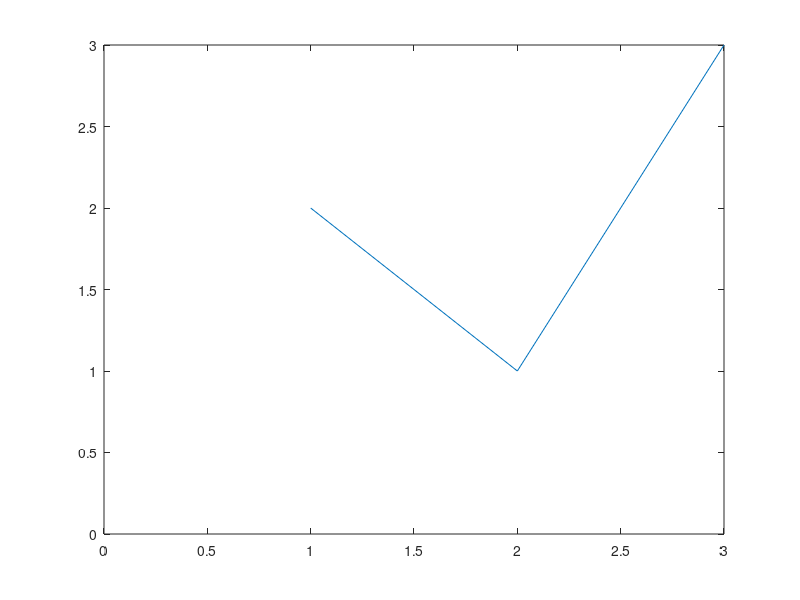
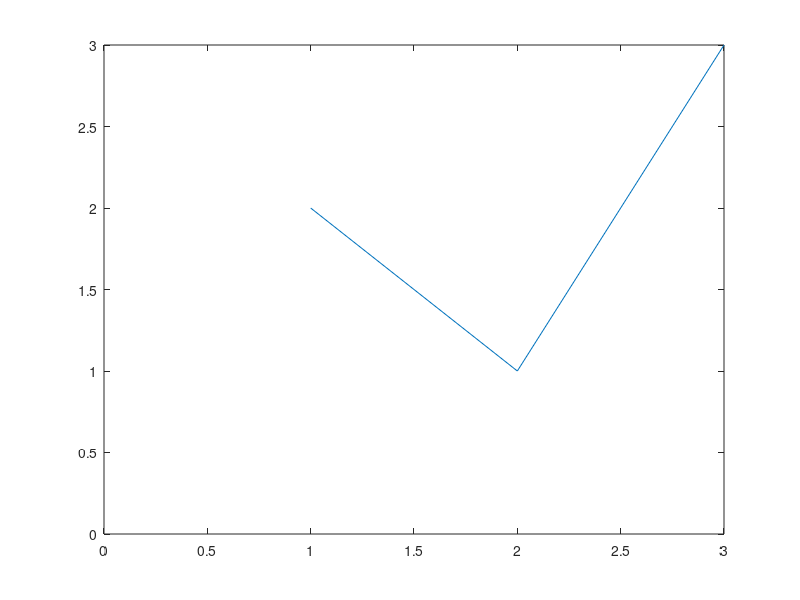
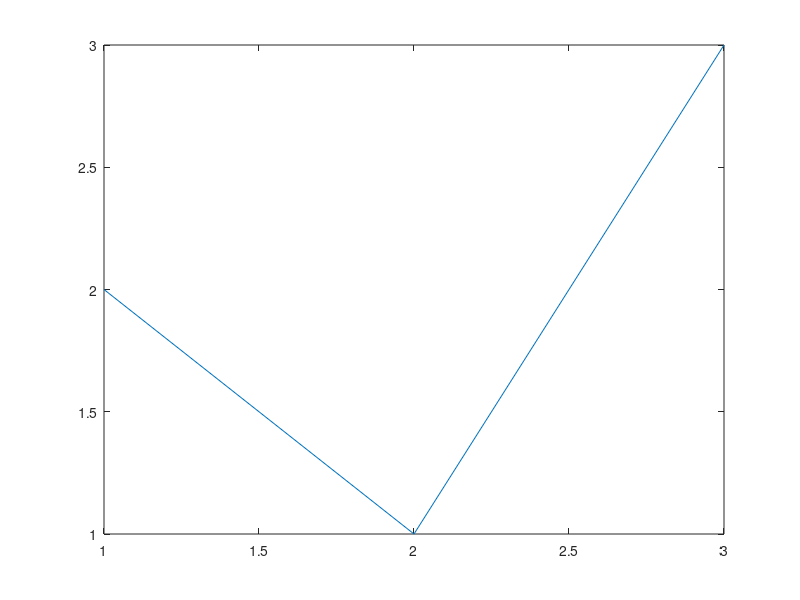
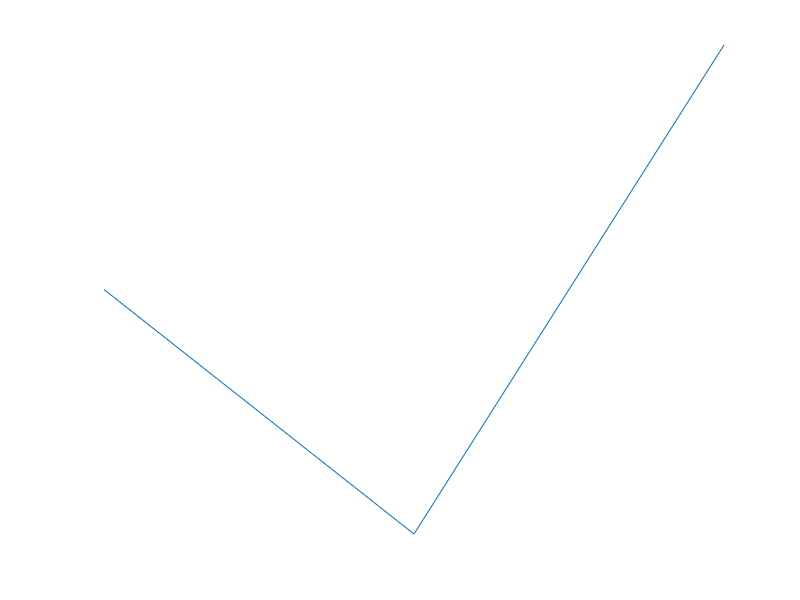

These figures' MATLAB source, in order: (Note: this script raises an error after producing the figures.)
function summary=runM67UnsupportedTests(outputDirectory)
%RUNM67UNSUPPORTEDTESTS Native runtime traversal, diagnostics and no-output gate.
    root=fileparts(fileparts(mfilename('fullpath')));addpath(fullfile(root,'src'));
    if nargin<1,outputDirectory=fullfile(root,'.audit','m67-unsupported');end
    if exist(outputDirectory,'dir')~=7,mkdir(outputDirectory);end
    cases={'unknown_group','hidden_unknown_group','hidden_panel','axes_hidden', ...
        'axis_top','minor_grid','rotated_ticks','marker_face','marker_edge','clipping', ...
        'text_background','hidden_colorbar','tagged_text','hidden_line', ...
        'hidden_title','legend_subset','legend_reorder','ordinary_colorbar','repeat', ...
        'vector_one_row','hybrid_one_row','surface_camera','depth_scene','child_scene', ...
        'compound_text','scalar_ir_log','dark_axes','transparent_dark_canvas','background_white','background_none','image_clipping','scatter_clipping','text_clipping','surface_marker'};
    native=~exist('OCTAVE_VERSION','builtin');
    if native,cases=[cases,{'marker_indices','subtitle','legend_title','legend_reverse', ...
        'colorbar_limits','error_caps','unknown_annotation','hidden_dual_child','tiled_unknown', ...
        'box_median_changed','box_child_hidden','box_unknown_child','surface_log_color','brush_data','datatip','bar_datatip'}];
    else,cases=[cases,{'bar_extra_child','errorbar_extra_child','fake_errorbar', ...
        'bar_geometry_changed','error_geometry_changed','error_child_style','error_boxes','error_horizontal','error_xy', ...
        'scatter_patch_extra','scatter_patch_moved','scatter_patch_style','scatter_patch_color', ...
        'scatter_large_rgb','scatter_large_sizes','legend_extra_text','colorbar_extra_line','colorbar_modified_image'}];end
    rows=cell(numel(cases),3);failures=0;
    for k=1:numel(cases)
        try,runCase(cases{k});status='PASS';detail='assertions passed';
        catch err,status='FAIL';detail=regexprep([err.identifier ' ' err.message],'[\r\n\t]+',' ');failures=failures+1;end
        rows(k,:)={cases{k},status,detail};
    end
    report=sprintf('case\tstatus\tdetail\n');for k=1:size(rows,1),report=[report sprintf('%s\t%s\t%s\n',rows{k,:})];end %#ok<AGROW>
    m2t.internal.writeTextFile(fullfile(outputDirectory,'m67-results.tsv'),report);fprintf('%s',report);
    summary=struct('tests',numel(cases),'failures',failures);assert(failures==0,'M6.7 capability matrix failed.');
    fprintf('M67_CAPABILITY_PASS: %d/%d nativeMatlab=%d\n',numel(cases),numel(cases),native);
    function runCase(name)
        f=figure('Visible','off','Color','w');guard=onCleanup(@()close(f));a=axes('Parent',f);h=plot(a,1:3,[2 1 3]);set(a,'Color','w');
        code='M2T2:E007:UnsupportedProperty';negative=true;
        switch name
            case 'unknown_group',hggroup('Parent',a);code='M2T2:E001:UnsupportedObject';
            case 'hidden_unknown_group',hggroup('Parent',a,'Visible','off','HandleVisibility','off');code='M2T2:E001:UnsupportedObject';
            case 'hidden_panel',uipanel('Parent',f,'Visible','off');code='M2T2:E001:UnsupportedObject';
            case 'axes_hidden',set(a,'Visible','off');
            case 'axis_top',set(a,'XAxisLocation','top');
            case 'minor_grid',set(a,'XMinorGrid','on');
            case 'dark_axes',set(a,'Color',[0 0 0]);set(h,'Color',[1 1 1]);
            case 'transparent_dark_canvas',set(a,'Color','none');set(f,'Color',[0 0 0]);set(h,'Color',[1 1 1]);
            case {'background_white','background_none'}
                value='white';if strcmp(name,'background_none'),value='none';end;set(a,'Color',value);
                ir=m2t2.reader.readFigure(f);assert(strcmp(ir.axes{1}.background,value));tex=m2t2.render.renderPgfplots(ir,true);
                assert(~isempty(strfind(tex,['axis background/.style={fill=' value '}']))); %#ok<STREMP>
                assert(strcmp(tex,m2t2.render.renderPgfplots(m2t2.ir.fromJson(jsonencode(ir)),true)));negative=false;
            case 'image_clipping',cla(a);h=imagesc(a,[0 1;1 0]);set(h,'Clipping','off');
            case 'scatter_clipping',cla(a);h=scatter(a,1:3,1:3);set(h,'Clipping','off');
            case 'text_clipping',text(2,2,'text','Parent',a,'Clipping','on');
            case 'brush_data',set(h,'BrushData',[1 0 0]);
            case 'datatip',datatip(h,2,1);code='M2T2:E001:UnsupportedObject';
            case 'bar_datatip',cla(a);h=bar(a,1:3);datatip(h,2,2);code='M2T2:E001:UnsupportedObject';
            case 'surface_marker',cla(a);[x,y]=meshgrid(-1:1);h=surf(a,x,y,x.*y,'FaceColor','interp','EdgeColor','none','Marker','o');view(a,30,25);
            case 'rotated_ticks',set(a,'XTickLabelRotation',20);
            case 'marker_face',set(h,'Marker','o','MarkerFaceColor',[1 0 0]);
            case 'marker_edge',set(h,'Marker','o','MarkerEdgeColor',[1 0 0]);
            case 'marker_indices',set(h,'Marker','o','MarkerIndices',[1 3]);
            case 'clipping',set(h,'Clipping','off');
            case 'text_background',text(2,2,'threshold','Parent',a,'BackgroundColor',[1 1 0]);
            case 'hidden_colorbar',cb=colorbar(a);set(cb,'Visible','off');
            case 'subtitle',subtitle(a,'hidden semantic subtitle');
            case 'legend_title',l=legend(a,h,'line');title(l,'group');
            case 'legend_reverse',l=legend(a,h,'line');set(l,'Direction','reverse');
            case 'colorbar_limits',cb=colorbar(a);set(cb,'Limits',[.2 .8]);code='M2T2:E011:UnsupportedColorbarOwnership';
            case 'error_caps',cla(a);h=errorbar(a,1:3,[2 1 3],.2);set(h,'CapSize',20);
            case 'unknown_annotation',annotation(f,'textbox',[.2 .2 .3 .2],'String','Important');code='M2T2:E013:UnsupportedAnnotationType';
            case 'hidden_dual_child',yyaxis(a,'right');h=plot(a,1:3,[4 5 6]);set(h,'HandleVisibility','off');code='M2T2:E059:AmbiguousDualYOwnership';
            case 'tiled_unknown',delete(a);t=tiledlayout(f,1,1);a=nexttile(t);h=plot(a,1:3);hggroup('Parent',a,'HandleVisibility','off');code='M2T2:E001:UnsupportedObject';
            case 'bar_extra_child',cla(a);h=bar(a,1:3);text('Parent',h,'Position',[1 1],'String','extra');code='M2T2:E001:UnsupportedObject';
            case 'errorbar_extra_child',cla(a);h=errorbar(a,1:3,[2 1 3],.2);line('Parent',h,'XData',[1 2],'YData',[9 9]);code='M2T2:E001:UnsupportedObject';
            case 'fake_errorbar',g=hggroup('Parent',a);addproperty('ldata',g,'data',[1 1 1]);addproperty('udata',g,'data',[1 1 1]);code='M2T2:E001:UnsupportedObject';
            case 'bar_geometry_changed'
                cla(a);h=bar(a,1:3);p=findobj(h,'Type','patch');set(p,'YData',get(p,'YData')+1);code='M2T2:E023:AmbiguousBarOwnership';
            case 'error_geometry_changed'
                cla(a);h=errorbar(a,1:3,[2 1 3],.2);c=allchild(h);for q=1:numel(c),if numel(get(c(q),'YData'))>3,set(c(q),'YData',get(c(q),'YData')+1);end,end
            case 'error_boxes',cla(a);h=errorbar(a,1:3,[2 1 3],.2,'#~');
            case 'error_child_style',cla(a);h=errorbar(a,1:3,[2 1 3],.2);q=allchild(h);set(q(1),'LineWidth',3);
            case 'legend_extra_text',l=legend(a,h,'line');text('Parent',l,'Position',[.5 .5],'String','extra');
            case 'colorbar_extra_line',cb=colorbar(a);line('Parent',cb,'XData',[0 1],'YData',[.5 .5]);
            case 'colorbar_modified_image',cb=colorbar(a);p=findobj(cb,'Type','image');set(p,'CData',flipud(get(p,'CData')));
            case {'scatter_patch_extra','scatter_patch_moved','scatter_patch_style','scatter_patch_color'}
                cla(a);h=scatter(a,1:4,1:4,25,(1:4).','filled');p=allchild(h);
                if strcmp(name,'scatter_patch_extra'),patch('Parent',h,'XData',1,'YData',1);
                elseif strcmp(name,'scatter_patch_moved'),set(p(1),'XData',99);
                elseif strcmp(name,'scatter_patch_style'),set(p(1),'MarkerSize',12);
                else,set(p(1),'FaceVertexCData',99);end
            case {'scatter_large_rgb','scatter_large_sizes'}
                cla(a);n=101;sz=25;rgb=[linspace(0,1,n).' zeros(n,1) ones(n,1)];
                if strcmp(name,'scatter_large_sizes'),sz=20+mod(1:n,3);rgb=[0 0 1];end
                h=scatter(a,1:n,1:n,sz,rgb,'filled');ir=m2t2.reader.readFigure(f);s=ir.axes{1}.series{1};assert(numel(s.x)==n);
                if strcmp(name,'scatter_large_rgb'),assert(isequal(s.colorData,rgb));else,assert(isequal(s.markerSize,sqrt(sz)));end;negative=false;
            case {'error_horizontal','error_xy'}
                cla(a);format='>';if strcmp(name,'error_xy'),format='~>';end
                if strcmp(name,'error_xy'),h=errorbar(a,1:3,[2 1 3],.2,.4,format);
                else,h=errorbar(a,1:3,[2 1 3],.2,format);end
                ir=m2t2.reader.readFigure(f);s=ir.axes{1}.series{1};assert(isequal(s.xNegative,[.2 .2 .2]));
                if strcmp(name,'error_xy'),assert(isequal(s.yNegative,[.4 .4 .4]));else,assert(all(s.yNegative==0));end;negative=false;
            case {'box_median_changed','box_child_hidden','box_unknown_child'}
                cla(a);boxplot(a,[(1:20)';80],'PlotStyle','traditional','BoxStyle','filled','MedianStyle','line','Symbol','xk');g=findobj(a,'Tag','boxplot');
                if strcmp(name,'box_median_changed'),q=findobj(g,'Tag','Median');set(q,'YData',get(q,'YData')+1);
                elseif strcmp(name,'box_child_hidden'),set(findobj(g,'Tag','Whisker'),'Visible','off');
                else,text('Parent',g,'Position',[1 1],'String','extra');end
                code='M2T2:E028:AmbiguousBoxplotCompound';
            case {'surface_camera','depth_scene','child_scene','surface_log_color'}
                cla(a);[x,y]=meshgrid(-1:1);surf(a,x,y,ones(3),x+2,'FaceColor','interp','EdgeColor','none');view(a,30,25);
                if strcmp(name,'surface_camera'),set(a,'CameraTarget',[.1 0 0]);code='M2T2:E062:Unsupported3DCamera';
                elseif strcmp(name,'surface_log_color'),set(a,'ColorScale','log','CLim',[1 3]);code='M2T2:E034:UnsupportedSurfaceColorMode';
                else,hold(a,'on');plot3(a,[-1 1],[0 0],[1 1]);set(a,'SortMethod','depth');code='M2T2:E063:Unsupported3DScene';
                    if strcmp(name,'child_scene'),set(a,'SortMethod','childorder');ir=m2t2.reader.readFigure(f);assert(numel(ir.axes{1}.series)==2&&strcmp(ir.axes{1}.sceneOrder,'childorder'));negative=false;end
                end
            case 'compound_text'
                cla(a);g=hggroup('Parent',a,'Tag','patterngroup');[x,y]=meshgrid(-1:1);surface('Parent',g,'XData',x,'YData',y,'ZData',x.*y,'CData',x.*y,'Tag','3D polar plot','FaceColor','interp','EdgeColor','none');
                line('Parent',g,'XData',[0 1],'YData',[0 1],'ZData',[0 1]);patch('Parent',g,'Faces',[1 2 3],'Vertices',[0 0 0;1 0 0;0 1 0],'FaceColor',[1 0 0]);
                text('Parent',g,'Position',[0 0 0],'String','semantic compound text');view(a,30,25);code='M2T2:E001:UnsupportedObject';
            case 'scalar_ir_log'
                s=m2t2.ir.makeScatterSeries();s.x=[1 2];s.y=[1 2];s.colorMode='scalar_mapped';s.colorData=[1 2];s.edgeMode='data';
                ax=m2t2.ir.makeAxes();ax.series={s};ax.colorMapping=m2t2.ir.makeColorMapping([1 2],'log');
                try,m2t2.ir.validate(m2t2.ir.makeFigure({ax}));error('M2T:ExpectedFailure','accepted');
                catch err,assert(strcmp(err.identifier,'M2T2:E003:InvalidIR'));end;negative=false;
            case 'tagged_text'
                text(2,2,'semantic-tag','Parent',a,'Tag','colorbar');ir=m2t2.reader.readFigure(f);
                assert(numel(ir.annotations)==1&&strcmp(ir.annotations{1}.text.value,'semantic-tag'));negative=false;
            case 'hidden_line'
                set(h,'HandleVisibility','off');ir=m2t2.reader.readFigure(f);assert(numel(ir.axes{1}.series)==1);
                set(h,'Visible','off');ir=m2t2.reader.readFigure(f);assert(~ir.axes{1}.series{1}.visible);negative=false;
            case 'hidden_title'
                q=title(a,'do-not-render');set(q,'Visible','off');ir=m2t2.reader.readFigure(f);assert(isempty(ir.axes{1}.title.value));negative=false;
            case {'legend_subset','legend_reorder'}
                hold(a,'on');h2=plot(a,1:3,[3 2 1]);
                if strcmp(name,'legend_subset'),legend(a,h2,'second');expected={'axes-1-series-2'};
                else,legend(a,[h2 h],{'second','first'});expected={'axes-1-series-2','axes-1-series-1'};end
                ir=m2t2.reader.readFigure(f);actual=cellfun(@(e)e.seriesId,ir.axes{1}.legend.entries,'UniformOutput',false);assert(isequal(actual,expected));negative=false;
            case 'ordinary_colorbar'
                cb=colorbar(a);ir=m2t2.reader.readFigure(f);assert(numel(ir.elements)==1); %#ok<NASGU>
                negative=false;
            case 'repeat'
                before={get(a,'Children'),get(h,'XData'),get(h,'YData'),get(a,'XLim'),get(f,'Visible')};
                ir=m2t2.reader.readFigure(f);again=m2t2.reader.readFigure(f);assert(strcmp(jsonencode(ir),jsonencode(again)));
                after={get(a,'Children'),get(h,'XData'),get(h,'YData'),get(a,'XLim'),get(f,'Visible')};assert(isequaln(before,after));negative=false;
            case {'vector_one_row','hybrid_one_row'}
                cla(a);imagesc(a,[0 .5 1]);ir=m2t2.reader.readFigure(f);
                if strcmp(name,'vector_one_row')
                    try,m2t2.render.renderPgfplots(ir,true);error('M2T:ExpectedFailure','accepted');
                    catch err,assert(strcmp(err.identifier,'M2T2:E054:UnsupportedImageCoordinates'));end
                    r=m2t.export(f,fullfile(outputDirectory,name),'Overwrite',true);assert(~r.success&&exist(r.texPath,'file')~=2);
                else,p=m2t2.render.makePgfplotsPlan(ir,true,m2t2.render.defaultConfig(),'hybrid','owned-assets');assert(p.assets(1).height==1&&p.assets(1).width==3);end
                negative=false;
        end
        if negative
            % Isolate the intended guard from runtime theme-dependent defaults.
            if ~any(strcmp(name,{'dark_axes','transparent_dark_canvas'})),set(a,'Color','w');end
            before={get(f,'Visible'),get(a,'XLim'),get(a,'YLim'),allchild(a)};
            first=m2t.internal.analyzeFigure(f);second=m2t.internal.analyzeFigure(f);
            assert(strcmp(first.classification,'unsupported')&&strcmp(first.diagnostics(1).code,code), ...
                ['Expected ' code '; actual ' first.classification ': ' first.diagnostics(1).code ' ' first.diagnostics(1).message]);
            assert(isequal(first.diagnostics,second.diagnostics));
            base=fullfile(outputDirectory,['rejected-' name]);m2t.internal.writeTextFile([base '.tex'],'sentinel');
            r=m2t.export(f,base,'Overwrite',true);assert(~r.success&&strcmp(r.status,'unsupported'));
            assert(strcmp(fileread([base '.tex']),'sentinel')&&exist([base '.pdf'],'file')~=2);
            assert(isequaln(before,{get(f,'Visible'),get(a,'XLim'),get(a,'YLim'),allchild(a)}));
        end
        clear guard;
    end
end
